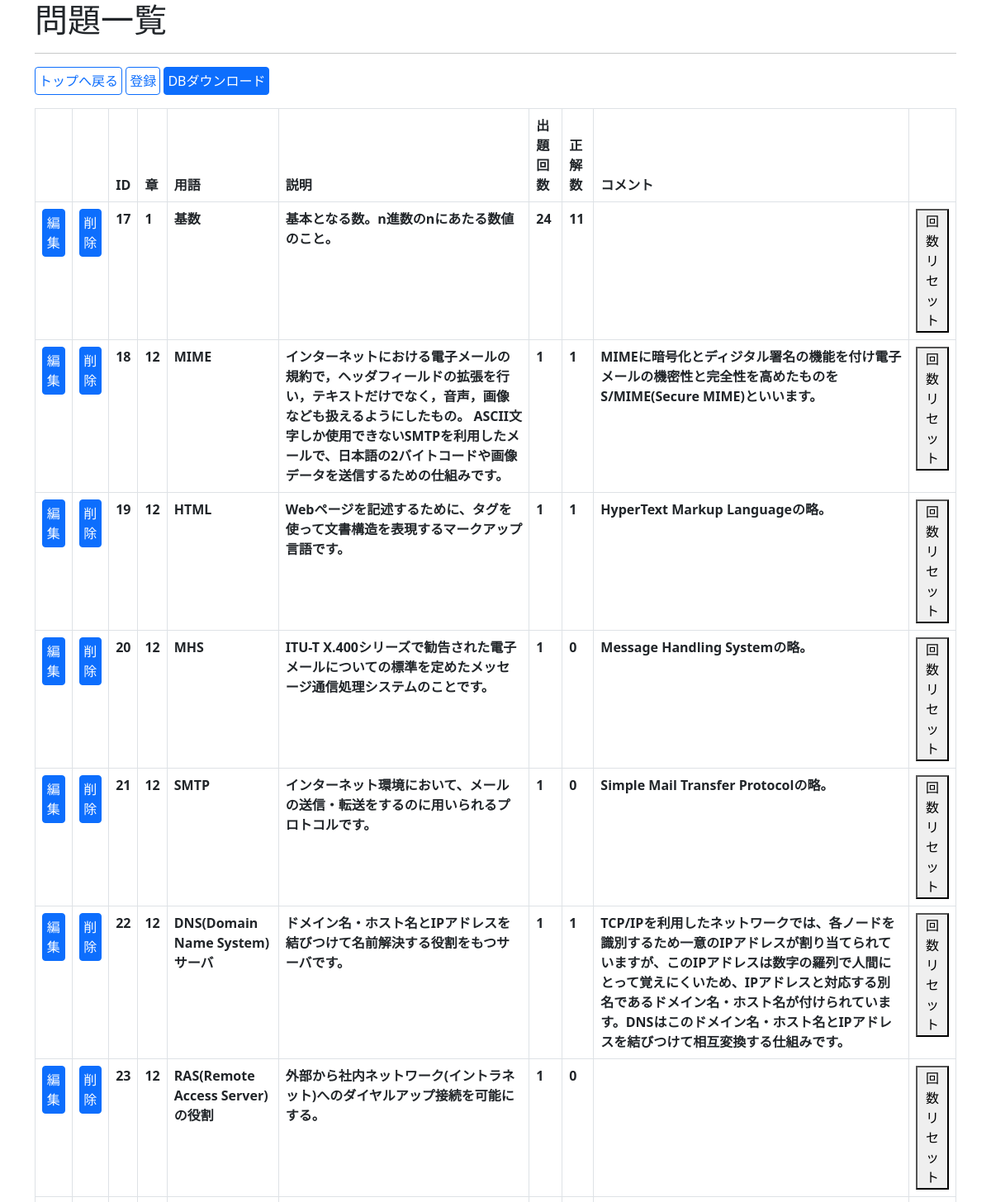
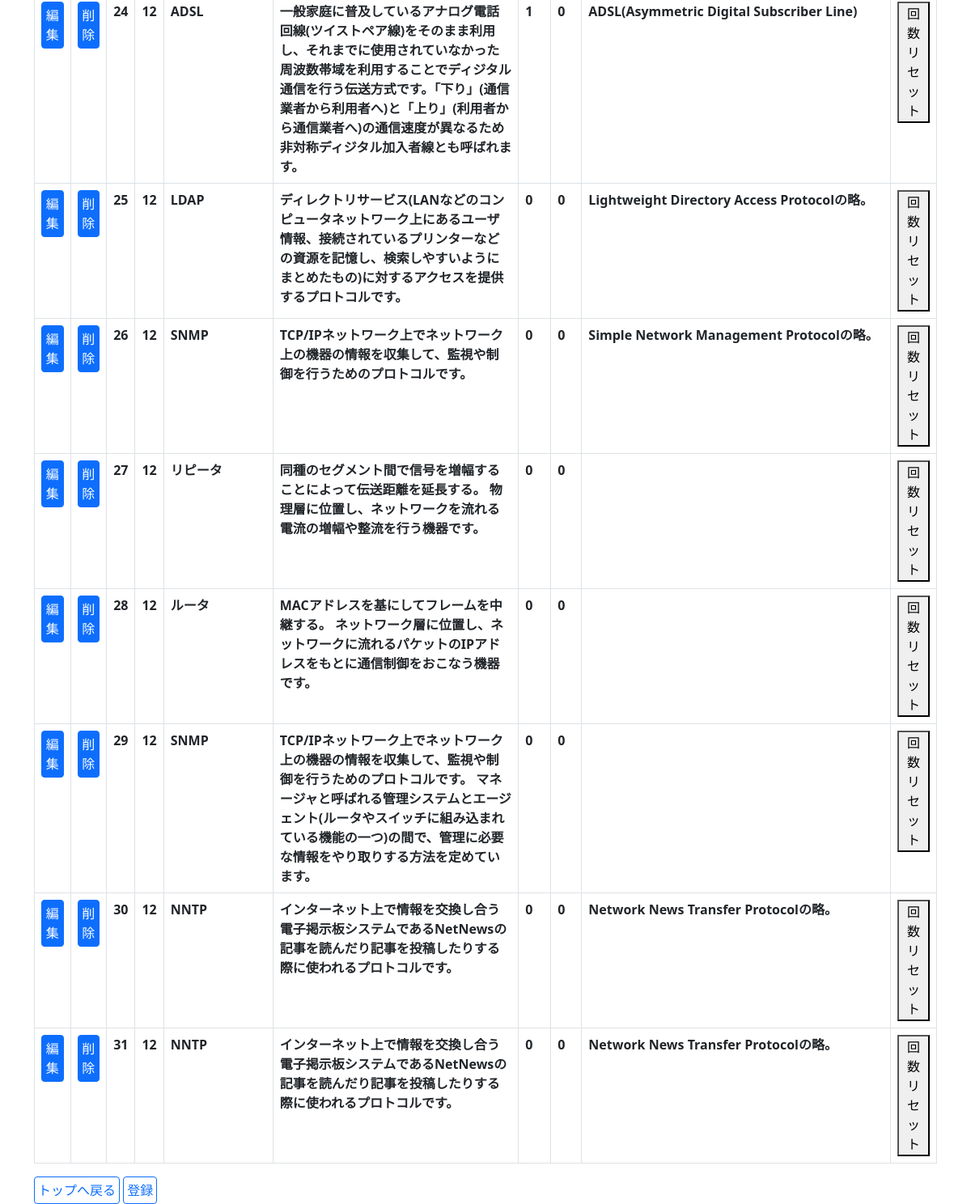
/q_list, run on the app's committed database (2 pictures, top to bottom).
### model.py (models this page shows, shortened)
class Question(Model):
    keyword = TextField()
    explain = TextField()
    chapter = IntegerField(null=False)
    number_of_question = IntegerField(null=False)
    the_number_of_correct_answers = IntegerField(null=False)
    comment = TextField()
    class Meta:
        database = db

### app.py (the view, shortened to what this page needs)
@app.route("/q_list", methods=["GET", "POST"])
def q_list():
    questions = Question
    update_form = request.form.get('update')
    edit_id = request.form.get('edit')
    delete_id = request.form.get('delete')
    count_reset_id = request.form.get('count_reset')
    return render_template(
        'q_list.html',
        questions = questions
        )

### templates/q_list.html
{% extends "base.html" %}
{% block contents %}
    <h1>問題一覧</h1>
    <hr>
    <a href="{{ url_for('top') }}"
    class="btn btn-outline-primary p-1">トップへ戻る</a>
    <a href="{{ url_for('registration') }}"
    class="btn btn-outline-primary p-1">登録</a>
    <a href="{{ url_for('download_api') }}"
    class="btn btn-primary p-1">DBダウンロード</a>
    <div class="p-2"></div>
    <form action="#" method="post">
        <table border="1" class="table table-bordered">
            <thead>
                <tr>
                    <th></th>
                    <th></th>
                    <th>ID</th>
                    <th>章</th>
                    <th>用語</th>
                    <th>説明</th>
                    <th>出題回数</th>
                    <th>正解数</th>
                    <th>コメント</th>
                    <th></th>
                </tr>
            </thead>
            {% for question in questions %}
            <tbody>
                <tr>
                    <th><button type="summit" name="edit" value="{{question.id}}"
                        class="btn btn-primary p-1">編集</button></th>
                    <th><button type="summit" name="delete" value="{{question.id}}"
                        class="btn btn-primary p-1">削除</button></th>
                    <th>{{question.id}}</th>
                    <th>{{question.chapter}}</th>
                    <th>{{question.keyword}}</th>
                    <th>{{question.explain}}</th>
                    <th>{{question.number_of_question}}</th>
                    <th>{{question.the_number_of_correct_answers}}</th>
                    <th>{{question.comment}}</th>
                    <th><button type="summit" name="count_reset" value="{{question.id}}">回数リセット</button></th>
                </tr>
                {% endfor %}
            </tbody>
        </table>
    </form>
    <a href="{{ url_for('top') }}"
    class="btn btn-outline-primary p-1">トップへ戻る</a>
    <a href="{{ url_for('registration') }}"
    class="btn btn-outline-primary p-1">登録</a>
{% endblock %}

### templates/base.html (shortened to what this page needs)
<!DOCTYPE html>
<html lang="en">
<head>
    <link href="https://cdn.jsdelivr.net/npm/bootstrap@5.0.2/dist/css/bootstrap.min.css" rel="stylesheet">
</head>
<body>
    <div id="app" class="container">
        {% block contents %}
        {% endblock %}
    </div>
</body>
</html>

### data on the page
Question: id "17", chapter "1", keyword "基数", explain "基本となる数。n進数のnにあたる数値のこと。", number_of_question "24", the_number_of_correct_answers "11"
Question: id "18", chapter "12", keyword "MIME", explain "インターネットにおける電子メールの規約で，ヘッダフィールドの拡張を行い，テキストだけでなく，音声，画像なども扱えるようにしたもの。 ASCII文字しか使用できないSMTPを利用したメールで、日本語の2バイトコードや画像データを送信するための仕組みです。", number_of_question "1", the_number_of_correct_answers "1", comment "MIMEに暗号化とディジタル署名の機能を付け電子メールの機密性と完全性を高めたものをS/MIME(Secure MIME)といいます。"
Question: id "19", chapter "12", keyword "HTML", explain "Webページを記述するために、タグを使って文書構造を表現するマークアップ言語です。", number_of_question "1", the_number_of_correct_answers "1", comment "HyperText Markup Languageの略。"
Question: id "20", chapter "12", keyword "MHS", explain "ITU-T X.400シリーズで勧告された電子メールについての標準を定めたメッセージ通信処理システムのことです。", number_of_question "1", the_number_of_correct_answers "0", comment "Message Handling Systemの略。"
Question: id "21", chapter "12", keyword "SMTP", explain "インターネット環境において、メールの送信・転送をするのに用いられるプロトコルです。", number_of_question "1", the_number_of_correct_answers "0", comment "Simple Mail Transfer Protocolの略。"
Question: id "22", chapter "12", keyword "DNS(Domain Name System)サーバ", explain "ドメイン名・ホスト名とIPアドレスを結びつけて名前解決する役割をもつサーバです。", number_of_question "1", the_number_of_correct_answers "1", comment "TCP/IPを利用したネットワークでは、各ノードを識別するため一意のIPアドレスが割り当てられていますが、このIPアドレスは数字の羅列で人間にとって覚えにくいため、IPアドレスと対応する別名であるドメイン名・ホスト名が付けられています。DNSはこのドメイン名・ホスト名とIPアドレスを結びつけて相互変換する仕組みです。"
Question: id "23", chapter "12", keyword "RAS(Remote Access Server)の役割", explain "外部から社内ネットワーク(イントラネット)へのダイヤルアップ接続を可能にする。", number_of_question "1", the_number_of_correct_answers "0"
Question: id "24", chapter "12", keyword "ADSL", explain "一般家庭に普及しているアナログ電話回線(ツイストペア線)をそのまま利用し、それまでに使用されていなかった周波数帯域を利用することでディジタル通信を行う伝送方式です。「下り」(通信業者から利用者へ)と「上り」(利用者から通信業者へ)の通信速度が異なるため非対称ディジタル加入者線とも呼ばれます。", number_of_question "1", the_number_of_correct_answers "0", comment "ADSL(Asymmetric Digital Subscriber Line)"
Question: id "25", chapter "12", keyword "LDAP", explain "ディレクトリサービス(LANなどのコンピュータネットワーク上にあるユーザ情報、接続されているプリンターなどの資源を記憶し、検索しやすいようにまとめたもの)に対するアクセスを提供するプロトコルです。", number_of_question "0", the_number_of_correct_answers "0", comment "Lightweight Directory Access Protocolの略。"
Question: id "26", chapter "12", keyword "SNMP", explain "TCP/IPネットワーク上でネットワーク上の機器の情報を収集して、監視や制御を行うためのプロトコルです。", number_of_question "0", the_number_of_correct_answers "0", comment "Simple Network Management Protocolの略。"
Question: id "27", chapter "12", keyword "リピータ", explain "同種のセグメント間で信号を増幅することによって伝送距離を延長する。 物理層に位置し、ネットワークを流れる電流の増幅や整流を行う機器です。", number_of_question "0", the_number_of_correct_answers "0"
Question: id "28", chapter "12", keyword "ルータ", explain "MACアドレスを基にしてフレームを中継する。 ネットワーク層に位置し、ネットワークに流れるパケットのIPアドレスをもとに通信制御をおこなう機器です。", number_of_question "0", the_number_of_correct_answers "0"
Question: id "29", chapter "12", keyword "SNMP", explain "TCP/IPネットワーク上でネットワーク上の機器の情報を収集して、監視や制御を行うためのプロトコルです。 マネージャと呼ばれる管理システムとエージェント(ルータやスイッチに組み込まれている機能の一つ)の間で、管理に必要な情報をやり取りする方法を定めています。", number_of_question "0", the_number_of_correct_answers "0"
Question: id "30", chapter "12", keyword "NNTP", explain "インターネット上で情報を交換し合う電子掲示板システムであるNetNewsの記事を読んだり記事を投稿したりする際に使われるプロトコルです。", number_of_question "0", the_number_of_correct_answers "0", comment "Network News Transfer Protocolの略。"
Question: id "31", chapter "12", keyword "NNTP", explain "インターネット上で情報を交換し合う電子掲示板システムであるNetNewsの記事を読んだり記事を投稿したりする際に使われるプロトコルです。", number_of_question "0", the_number_of_correct_answers "0", comment "Network News Transfer Protocolの略。"
